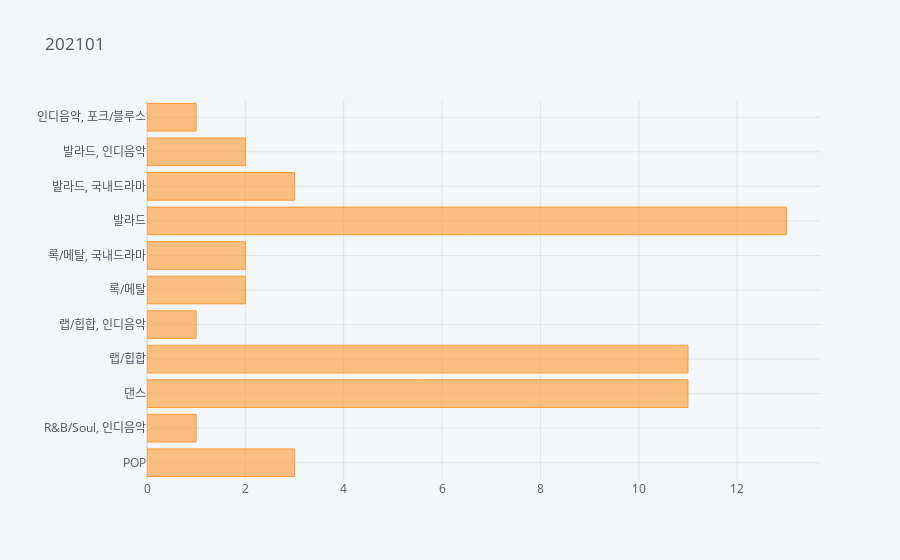
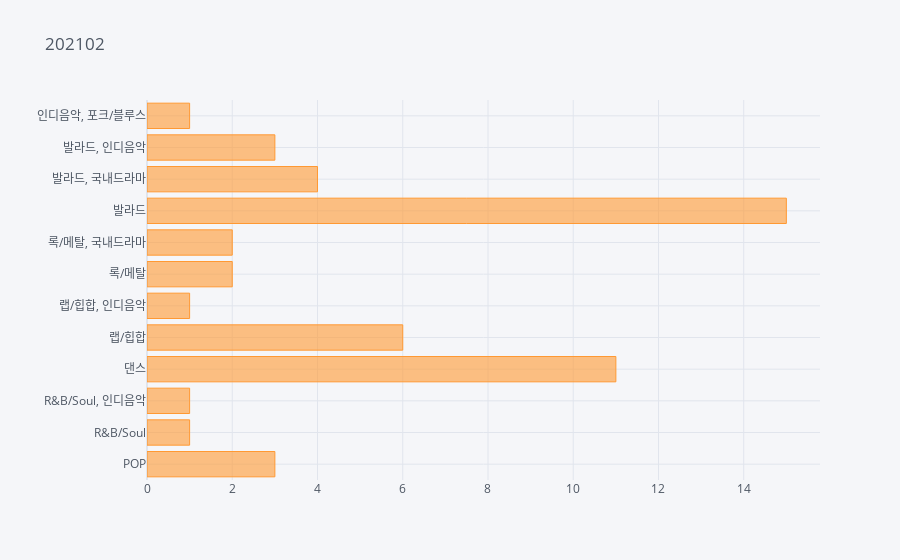

Notebook code cell kept with these figures, in order:
### Code cell
top_202101.iplot(kind='barh',title="202101")
top_202102.iplot(kind='barh',title="202102")
top_202103.iplot(kind='barh',title="202103")
top_202104.iplot(kind='barh',title="202104")
top_202105.iplot(kind='barh',title="202105")
top_202106.iplot(kind='barh',title="202106")

### Figure 1 — Plotly figure (JSON) as saved in the notebook; plotly's stock layout.template omitted (floating-point values rounded to 4 significant figures)
{"data": [{"marker": {"color": "rgba(255, 153, 51, 0.6)", "line": {"color": "rgba(255, 153, 51, 1.0)", "width": 1}}, "name": "202101", "orientation": "h", "text": "", "type": "bar", "x": [3, 1, 11, 11, 1, 2, 2, 13, 3, 2, 1], "y": ["POP", "R&B/Soul, 인디음악", "댄스", "랩/힙합", "랩/힙합, 인디음악", "록/메탈", "록/메탈, 국내드라마", "발라드", "발라드, 국내드라마", "발라드, 인디음악", "인디음악, 포크/블루스"]}], "layout": {"legend": {"bgcolor": "#F5F6F9", "font": {"color": "#4D5663"}}, "paper_bgcolor": "#F5F6F9", "plot_bgcolor": "#F5F6F9", "title": {"font": {"color": "#4D5663"}, "text": "202101"}, "xaxis": {"gridcolor": "#E1E5ED", "showgrid": true, "tickfont": {"color": "#4D5663"}, "title": {"font": {"color": "#4D5663"}, "text": ""}, "zerolinecolor": "#E1E5ED"}, "yaxis": {"gridcolor": "#E1E5ED", "showgrid": true, "tickfont": {"color": "#4D5663"}, "title": {"font": {"color": "#4D5663"}, "text": ""}, "zerolinecolor": "#E1E5ED"}}}

### Figure 2 — Plotly figure (JSON) as saved in the notebook; plotly's stock layout.template omitted (floating-point values rounded to 4 significant figures)
{"data": [{"marker": {"color": "rgba(255, 153, 51, 0.6)", "line": {"color": "rgba(255, 153, 51, 1.0)", "width": 1}}, "name": "202102", "orientation": "h", "text": "", "type": "bar", "x": [3, 1, 1, 11, 6, 1, 2, 2, 15, 4, 3, 1], "y": ["POP", "R&B/Soul", "R&B/Soul, 인디음악", "댄스", "랩/힙합", "랩/힙합, 인디음악", "록/메탈", "록/메탈, 국내드라마", "발라드", "발라드, 국내드라마", "발라드, 인디음악", "인디음악, 포크/블루스"]}], "layout": {"legend": {"bgcolor": "#F5F6F9", "font": {"color": "#4D5663"}}, "paper_bgcolor": "#F5F6F9", "plot_bgcolor": "#F5F6F9", "title": {"font": {"color": "#4D5663"}, "text": "202102"}, "xaxis": {"gridcolor": "#E1E5ED", "showgrid": true, "tickfont": {"color": "#4D5663"}, "title": {"font": {"color": "#4D5663"}, "text": ""}, "zerolinecolor": "#E1E5ED"}, "yaxis": {"gridcolor": "#E1E5ED", "showgrid": true, "tickfont": {"color": "#4D5663"}, "title": {"font": {"color": "#4D5663"}, "text": ""}, "zerolinecolor": "#E1E5ED"}}}
